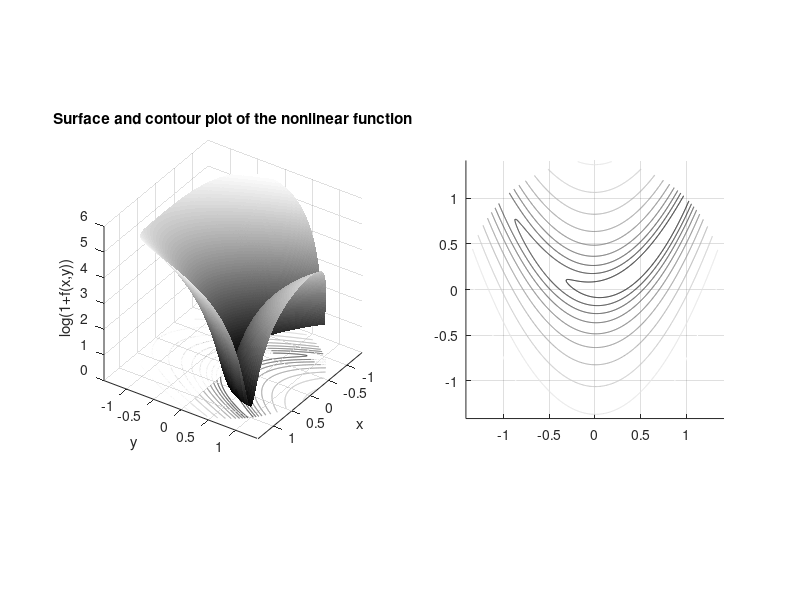

MATLAB code to generate this figure: (Note: this script raises an error after producing the figure.)
clc;
clear;
close all;

%% plot the objective function

% define the function as anonymous function handle
% you can then evaluate it as f(x,y) (elementwise)
f = @(x,y) .5*( (x-1).^2 + 100*(y-x.^2).^2 + y.^2);

% Create circle grid of x y values 
R=0:.002:sqrt(2);
TH=2*pi*(0:.002:1); 
X=R'*cos(TH); 
Y=R'*sin(TH);
% calculate objective function values
% add 1 and take log for better visualization
Z=log( 1 + f(X,Y));

figure(1); clf;
colormap('gray');

% subplot 1 with surface plot and contour plot
subplot(1,2,1); hold on
view([124 34]);
grid('on'); axis square;
surf(X,Y,Z,'LineStyle','none');
contour(X,Y,Z);
title('Surface and contour plot of the nonlinear function');
xlabel('x')
ylabel('y')
zlabel('log(1+f(x,y))')

% subplot 2 with contour plot only
subplot(1,2,2); hold on
grid('on'); axis square;
contour(X,Y,Z, 'Displayname', '$f(x,y)$');
% read current axis limits and fix them at these values
ax = axis(); axis(ax);


%% grad and hessians

% gradient
fgrad = @(x,y) [x-1-200*x.*y+200*x.^3;
                101*y - 100* x.^2 ];

% true hessian
fhess = @(x,y) [1-200*y+600*x^2, -200*x;
                -200*x, 101];

% Gauss newton hessian
B_GN = @(x,y) [1+400*x^2, -200*x;
               -200*x   , 101];
            
z0 = [-1;-1];                            % initial guesss
tol = 1e-3;                             % tolerance for stopping criterion
maxit = 5000;
%% newton Type algorithms
% introduce z = [x;y]
fgradz = @(z) fgrad(z(1), z(2));
% exact hessian
tic
[Z_ex, grad_ex] = newtonType(fgradz, @(z) fhess(z(1), z(2)), z0, tol, maxit);
t_ex = toc;
% Gauss Newton
tic
[Z_GN, grad_GN] = newtonType(fgradz, @(z) B_GN(z(1), z(2)), z0, tol, maxit);
t_GN = toc;

%% print infos
fprintf('\n-----------------------------------\n')
fprintf('Method\t\t  #iter\t  t in s\n')
fprintf('-----------------------------------\n')
fprintf('exact hessian      %4d   %.3e\n', size(Z_ex,2)-1, t_ex)
fprintf('Gauss-Newton       %4d   %.3e\n', size(Z_GN,2)-1, t_GN)

%% add iterates to plot
figure(1); subplot(1,2,2);
x = linspace(ax(1),ax(2),100);
plot(x, x.^2,'k--', 'Displayname', '$x=y^2$')
plot(Z_ex(1,:), Z_ex(2,:), 'b-x', 'Displayname', 'exact Hessian')
plot(Z_GN(1,:), Z_GN(2,:), 'r-x', 'Displayname', 'GN')
leg = legend('location', 'southeast');
set(leg,'interpreter','latex')

%% gauss newton error (3c)
N_GN = size(Z_GN, 2);           % number of GaussNewton iterations + 1
E_GN = zeros(N_GN, 1);          % Gauss-Newton error
for k = 1:N_GN
    fhess_k = fhess(Z_GN(1,k), Z_GN(2,k));  % evaluation exact hessian
    B_GN_k = B_GN(Z_GN(1,k), Z_GN(2,k));    % evaluation GN hessian
    E_GN(k) = norm(fhess_k - B_GN_k);      % norm of difference
end

figure(2);
plot(0:N_GN-1, E_GN)
title('Gauss-Newton Hessian approximation error')
xlabel('iteration k')
ylabel('frobenius norm of error')
